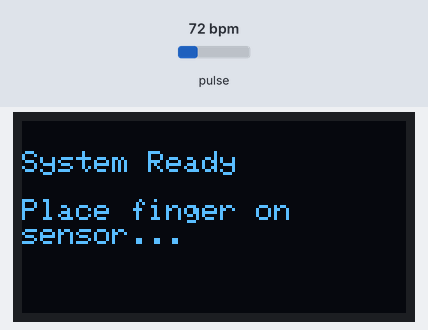
A sketch run on a simulated ESP32. On the bench: 128×64 one-colour display. The test bench sets the inputs (shaded band); at power-on: pulse 72 bpm. What the sketch prints to the serial monitor is not drawn.

Above: at 2.2 s.
At 5.3 s:
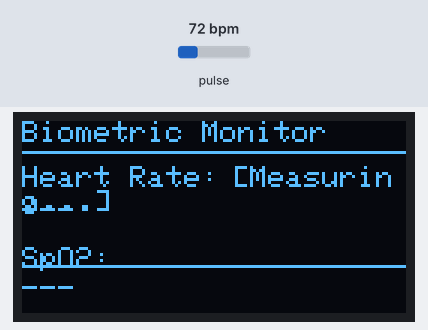
5.4 s: pulse set to 42 bpm
At 8.3 s:
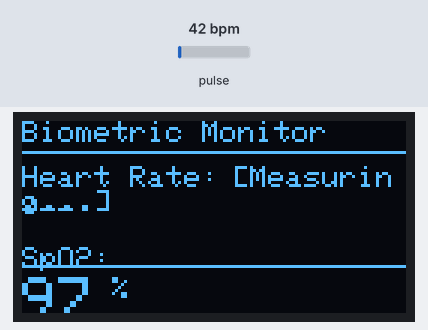
8.4 s: pulse set to 70 bpm
At 9.6 s:
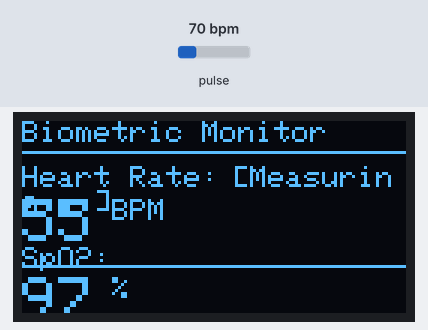
11.4 s: pulse set to 100 bpm
At 15.2 s:
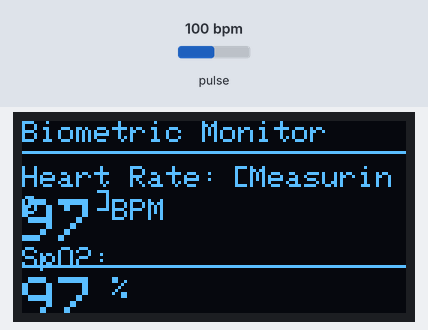
Timing chart, 0 to 16.7 s (numbered marks = the images above; inputs shaded):
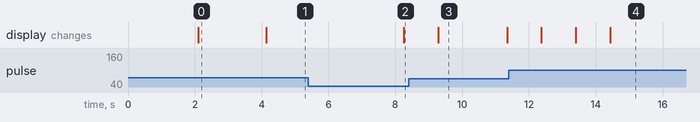

Measured:
- after the input at 5.4 s, the display: changes after 2.9 s (image 2)
- what the display in image 0 shows lasts 2.0 s, from 2.1 s to 4.1 s
- what the display in image 3 shows lasts 2.0 s, from 9.3 s to 11.3 s

The sketch:

medical_device_nov27c.ino
```cpp
/*
 * ESP32 Biometric Monitoring System
 * Real-time heart rate (BPM) and blood oxygen saturation (SpO₂) monitoring
 *
 * Hardware:
 * - ESP32 Development Board
 * - MAX30102 Pulse Oximeter Sensor (I²C Address: 0x57)
 * - 0.96" OLED Display SSD1306 (I²C Address: 0x3C)
 *
 * Connections:
 * - GPIO21 (SDA) - Connected to both MAX30102 and OLED SDA
 * - GPIO22 (SCL) - Connected to both MAX30102 and OLED SCL
 * - 3.3V - Power for both devices
 * - GND - Common ground
 *
 * Libraries Required:
 * - Wire.h (built-in)
 * - MAX30105.h (SparkFun MAX3010x Sensor Library)
 * - heartRate.h (included with MAX3010x library)
 * - Adafruit_SSD1306.h (Adafruit SSD1306 Library)
 * - Adafruit_GFX.h (Adafruit GFX Library - dependency)
 */

#include <Wire.h>
#include "MAX30105.h"
#include "heartRate.h"
#include <Adafruit_GFX.h>
#include <Adafruit_SSD1306.h>

// ==================== CONFIGURATION PARAMETERS ====================

// MAX30102 Sensor Settings
#define SAMPLE_RATE 100        // Samples per second
#define PULSE_WIDTH 411        // LED pulse width in microseconds
#define LED_CURRENT 0x1F       // LED brightness (0x00-0xFF, 0x1F = 6.4mA)
#define SAMPLE_AVG 4           // Number of samples to average
#define ADC_RANGE 4096         // 12-bit ADC resolution

// Display Settings
#define SCREEN_WIDTH 128       // OLED width in pixels
#define SCREEN_HEIGHT 64       // OLED height in pixels
#define OLED_RESET -1          // Reset pin (not used, set to -1)
#define SCREEN_ADDRESS 0x3C    // I²C address for OLED
#define DISPLAY_UPDATE_MS 1000 // Display refresh interval (1 second)

// Signal Processing Parameters
#define FINGER_THRESHOLD 50000  // Minimum IR value for finger detection
#define BPM_MIN 40             // Minimum valid heart rate
#define BPM_MAX 200            // Maximum valid heart rate
#define SPO2_MIN 70            // Minimum valid SpO₂
#define SPO2_MAX 100           // Maximum valid SpO₂
#define BUFFER_SIZE 100        // Sample buffer size for averaging
#define RATE_SIZE 4            // Number of heart rate samples to average

// I²C Configuration
#define I2C_SDA 21             // ESP32 I²C SDA pin
#define I2C_SCL 22             // ESP32 I²C SCL pin
#define I2C_FREQ 400000        // I²C clock frequency (400kHz Fast Mode)

// ==================== GLOBAL OBJECTS ====================

MAX30105 particleSensor;
Adafruit_SSD1306 display(SCREEN_WIDTH, SCREEN_HEIGHT, &Wire, OLED_RESET);

// ==================== GLOBAL VARIABLES ====================

// Heart Rate Detection
byte rates[RATE_SIZE];         // Array of heart rate values for averaging
byte rateSpot = 0;             // Current position in rates array
long lastBeat = 0;             // Time of last detected beat
float beatsPerMinute = 0;      // Calculated BPM
int beatAvg = 0;               // Average BPM

// SpO₂ Calculation
uint32_t irBuffer[BUFFER_SIZE];    // IR LED sensor data buffer
uint32_t redBuffer[BUFFER_SIZE];   // Red LED sensor data buffer
int32_t bufferLength = BUFFER_SIZE; // Buffer length
int32_t spo2 = 0;              // Calculated SpO₂ value
int8_t validSPO2 = 0;          // Flag for valid SpO₂ reading
int32_t heartRate = 0;         // Calculated heart rate from algorithm
int8_t validHeartRate = 0;     // Flag for valid heart rate reading

// Display Update Timing
unsigned long lastDisplayUpdate = 0;

// System Status
bool sensorInitialized = false;
bool displayInitialized = false;
String statusMessage = "Initializing...";

// ==================== SETUP FUNCTION ====================

void setup() {
  // Initialize Serial Communication
  Serial.begin(115200);
  Serial.println("ESP32 Biometric Monitor Starting...");

  // Initialize I²C Bus
  Wire.begin(I2C_SDA, I2C_SCL);
  Wire.setClock(I2C_FREQ);
  Serial.println("I²C Bus Initialized");

  // Scan I²C Bus for Devices
  scanI2CBus();

  // Initialize OLED Display
  if (!display.begin(SSD1306_SWITCHCAPVCC, SCREEN_ADDRESS)) {
    Serial.println(F("ERROR: SSD1306 allocation failed"));
    displayInitialized = false;
  } else {
    displayInitialized = true;
    Serial.println("OLED Display Initialized");

    // Display startup message
    display.clearDisplay();
    display.setTextSize(1);
    display.setTextColor(SSD1306_WHITE);
    display.setCursor(0, 0);
    display.println(F("Biometric Monitor"));
    display.println(F(""));
    display.println(F("Initializing..."));
    display.println(F("MAX30102 Sensor"));
    display.display();
    delay(2000);
  }

  // Initialize MAX30102 Sensor
  if (!particleSensor.begin(Wire, I2C_SPEED_FAST)) {
    Serial.println("ERROR: MAX30102 not found");
    sensorInitialized = false;
    statusMessage = "Sensor Error!";

    if (displayInitialized) {
      display.clearDisplay();
      display.setCursor(0, 20);
      display.setTextSize(2);
      display.println(F("SENSOR"));
      display.println(F("ERROR!"));
      display.display();
    }

    while (1); // Halt execution
  } else {
    sensorInitialized = true;
    Serial.println("MAX30102 Sensor Found");
  }

  // Configure MAX30102 Sensor
  byte ledBrightness = LED_CURRENT;  // LED current
  byte sampleAverage = SAMPLE_AVG;   // Sample averaging
  byte ledMode = 2;                  // Mode: Red + IR LEDs
  int sampleRate = SAMPLE_RATE;      // Samples per second
  int pulseWidth = PULSE_WIDTH;      // LED pulse width
  int adcRange = ADC_RANGE;          // ADC range

  particleSensor.setup(ledBrightness, sampleAverage, ledMode, sampleRate, pulseWidth, adcRange);
  particleSensor.setPulseAmplitudeRed(LED_CURRENT);
  particleSensor.setPulseAmplitudeIR(LED_CURRENT);

  // Enable FIFO rollover
  particleSensor.enableDIETEMPRDY();

  Serial.println("MAX30102 Configured Successfully");
  Serial.println("System Ready - Place finger on sensor");

  // Display ready message
  if (displayInitialized) {
    display.clearDisplay();
    display.setTextSize(1);
    display.setCursor(0, 10);
    display.println(F("System Ready"));
    display.println(F(""));
    display.println(F("Place finger on"));
    display.println(F("sensor..."));
    display.display();
    delay(2000);
  }

  statusMessage = "Place Finger";
}

// ==================== MAIN LOOP ====================

void loop() {
  // Read sensor data
  long irValue = particleSensor.getIR();
  long redValue = particleSensor.getRed();

  // Check if finger is detected
  if (irValue < FINGER_THRESHOLD) {
    // No finger detected
    statusMessage = "Place Finger";
    beatsPerMinute = 0;
    beatAvg = 0;
    spo2 = 0;

    // Update display if interval elapsed
    if (millis() - lastDisplayUpdate > DISPLAY_UPDATE_MS) {
      updateDisplay();
      lastDisplayUpdate = millis();
    }

    // Serial output
    Serial.println("No finger detected");
    delay(100);
    return;
  }

  // Finger detected - process signal
  statusMessage = "Measuring...";

  // Heart Rate Detection using beat detection algorithm
  if (checkForBeat(irValue) == true) {
    // Beat detected
    long delta = millis() - lastBeat;
    lastBeat = millis();

    // Calculate BPM
    beatsPerMinute = 60 / (delta / 1000.0);

    // Validate BPM range
    if (beatsPerMinute > BPM_MIN && beatsPerMinute < BPM_MAX) {
      // Store valid BPM in circular buffer
      rates[rateSpot++] = (byte)beatsPerMinute;
      rateSpot %= RATE_SIZE;

      // Calculate average BPM
      beatAvg = 0;
      for (byte x = 0; x < RATE_SIZE; x++) {
        beatAvg += rates[x];
      }
      beatAvg /= RATE_SIZE;

      statusMessage = "OK";

      // Output to Serial
      Serial.print("BPM=");
      Serial.print(beatsPerMinute);
      Serial.print(", Avg BPM=");
      Serial.print(beatAvg);
      Serial.print(", IR=");
      Serial.println(irValue);
    }
  }

  // SpO₂ Calculation (simplified R-value method)
  // This is a basic implementation - for production use, consider the
  // more sophisticated spo2_algorithm from Maxim Integrated
  if (beatAvg > 0) {
    // Calculate AC and DC components
    static long irMax = 0, irMin = 1000000;
    static long redMax = 0, redMin = 1000000;
    static int sampleCount = 0;

    // Track min/max for AC calculation
    if (irValue > irMax) irMax = irValue;
    if (irValue < irMin) irMin = irValue;
    if (redValue > redMax) redMax = redValue;
    if (redValue < redMin) redMin = redValue;

    sampleCount++;

    // Calculate SpO₂ every 100 samples
    if (sampleCount >= 100) {
      // Calculate AC components (peak-to-peak)
      long irAC = irMax - irMin;
      long redAC = redMax - redMin;

      // Calculate DC components (average)
      long irDC = (irMax + irMin) / 2;
      long redDC = (redMax + redMin) / 2;

      // Calculate R-value
      if (irDC > 0 && redDC > 0 && irAC > 0) {
        float R = ((float)redAC / (float)redDC) / ((float)irAC / (float)irDC);

        // SpO₂ calculation using empirical formula
        // SpO₂ = -45.060 * R² + 30.354 * R + 94.845
        float spo2Float = -45.060 * R * R + 30.354 * R + 94.845;
        spo2 = (int32_t)spo2Float;

        // Validate SpO₂ range
        if (spo2 < SPO2_MIN) spo2 = SPO2_MIN;
        if (spo2 > SPO2_MAX) spo2 = SPO2_MAX;

        Serial.print("SpO2=");
        Serial.print(spo2);
        Serial.print("%, R=");
        Serial.println(R);
      }

      // Reset for next calculation
      irMax = 0; irMin = 1000000;
      redMax = 0; redMin = 1000000;
      sampleCount = 0;
    }
  }

  // Update display at specified interval
  if (millis() - lastDisplayUpdate > DISPLAY_UPDATE_MS) {
    updateDisplay();
    lastDisplayUpdate = millis();
  }

  // Small delay for stability
  delay(20);
}

// ==================== HELPER FUNCTIONS ====================

/**
 * Scan I²C bus and print detected devices
 */
void scanI2CBus() {
  Serial.println("Scanning I²C bus...");
  byte error, address;
  int deviceCount = 0;

  for (address = 1; address < 127; address++) {
    Wire.beginTransmission(address);
    error = Wire.endTransmission();

    if (error == 0) {
      Serial.print("I²C device found at address 0x");
      if (address < 16) Serial.print("0");
      Serial.print(address, HEX);

      // Identify known devices
      if (address == 0x3C || address == 0x3D) {
        Serial.print(" (OLED Display)");
      } else if (address == 0x57) {
        Serial.print(" (MAX30102 Sensor)");
      }
      Serial.println();
      deviceCount++;
    }
  }

  if (deviceCount == 0) {
    Serial.println("No I²C devices found");
  } else {
    Serial.print("Found ");
    Serial.print(deviceCount);
    Serial.println(" device(s)");
  }
  Serial.println();
}

/**
 * Update OLED display with current biometric data
 */
void updateDisplay() {
  if (!displayInitialized) return;

  display.clearDisplay();

  // Header
  display.setTextSize(1);
  display.setTextColor(SSD1306_WHITE);
  display.setCursor(0, 0);
  display.println(F("Biometric Monitor"));
  display.drawLine(0, 10, SCREEN_WIDTH, 10, SSD1306_WHITE);

  // Heart Rate Section
  display.setCursor(0, 15);
  display.setTextSize(1);
  display.print(F("Heart Rate:"));

  display.setCursor(0, 26);
  display.setTextSize(2);
  if (beatAvg > 0 && beatAvg >= BPM_MIN && beatAvg <= BPM_MAX) {
    display.print(beatAvg);
    display.setTextSize(1);
    display.print(F(" BPM"));
  } else {
    display.setTextSize(1);
    display.print(F("---"));
  }

  // SpO₂ Section
  display.setCursor(0, 42);
  display.setTextSize(1);
  display.print(F("SpO2:"));

  display.setCursor(0, 52);
  display.setTextSize(2);
  if (spo2 >= SPO2_MIN && spo2 <= SPO2_MAX && beatAvg > 0) {
    display.print(spo2);
    display.setTextSize(1);
    display.print(F(" %"));
  } else {
    display.setTextSize(1);
    display.print(F("---"));
  }

  // Status Bar
  display.drawLine(0, 48, SCREEN_WIDTH, 48, SSD1306_WHITE);
  display.setTextSize(1);
  display.setCursor(70, 15);
  display.print(F("["));
  display.print(statusMessage);
  display.print(F("]"));

  display.display();
}
```
